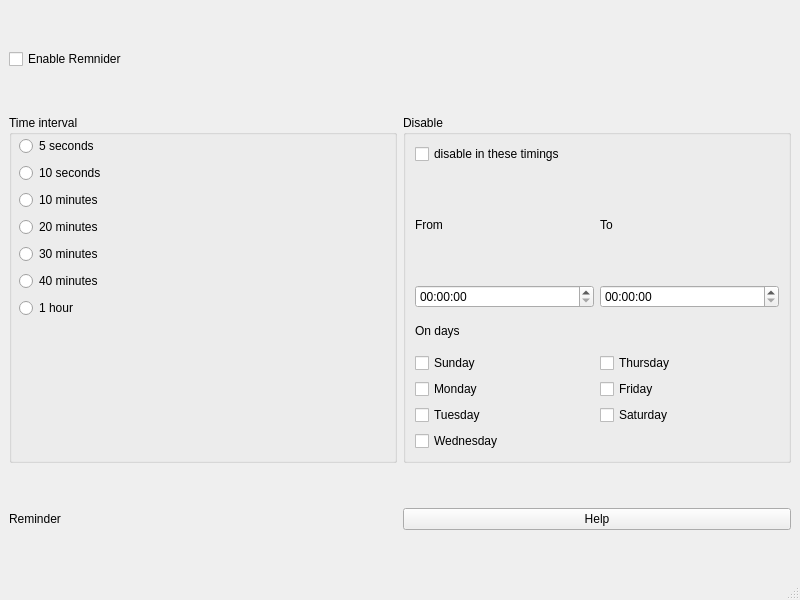
<?xml version="1.0" encoding="UTF-8"?>
<ui version="4.0">
 <class>MainWindow</class>
 <widget class="QMainWindow" name="MainWindow">
  <property name="geometry">
   <rect>
    <x>0</x>
    <y>0</y>
    <width>800</width>
    <height>600</height>
   </rect>
  </property>
  <property name="windowTitle">
   <string>MainWindow</string>
  </property>
  <widget class="QWidget" name="centralwidget">
   <layout class="QGridLayout" name="gridLayout_3">
    <item row="0" column="0">
     <widget class="QCheckBox" name="enableReminder">
      <property name="minimumSize">
       <size>
        <width>200</width>
        <height>100</height>
       </size>
      </property>
      <property name="text">
       <string>Enable Remnider</string>
      </property>
     </widget>
    </item>
    <item row="1" column="0">
     <widget class="QGroupBox" name="groupBox_2">
      <property name="title">
       <string>Time interval</string>
      </property>
      <widget class="QWidget" name="">
       <property name="geometry">
        <rect>
         <x>10</x>
         <y>20</y>
         <width>93</width>
         <height>184</height>
        </rect>
       </property>
       <layout class="QVBoxLayout" name="verticalLayout">
        <item>
         <widget class="QRadioButton" name="s5">
          <property name="text">
           <string>5 seconds</string>
          </property>
         </widget>
        </item>
        <item>
         <widget class="QRadioButton" name="s10">
          <property name="text">
           <string>10 seconds</string>
          </property>
         </widget>
        </item>
        <item>
         <widget class="QRadioButton" name="m10">
          <property name="text">
           <string>10 minutes</string>
          </property>
         </widget>
        </item>
        <item>
         <widget class="QRadioButton" name="m20">
          <property name="text">
           <string>20 minutes</string>
          </property>
         </widget>
        </item>
        <item>
         <widget class="QRadioButton" name="m30">
          <property name="text">
           <string>30 minutes</string>
          </property>
         </widget>
        </item>
        <item>
         <widget class="QRadioButton" name="m40">
          <property name="text">
           <string>40 minutes</string>
          </property>
         </widget>
        </item>
        <item>
         <widget class="QRadioButton" name="h1">
          <property name="text">
           <string>1 hour</string>
          </property>
         </widget>
        </item>
       </layout>
      </widget>
     </widget>
    </item>
    <item row="1" column="1">
     <widget class="QGroupBox" name="groupBox">
      <property name="title">
       <string>Disable</string>
      </property>
      <layout class="QGridLayout" name="gridLayout_2">
       <item row="0" column="0">
        <widget class="QCheckBox" name="disableReminder">
         <property name="text">
          <string>disable in these timings</string>
         </property>
        </widget>
       </item>
       <item row="1" column="0">
        <layout class="QVBoxLayout" name="verticalLayout_2">
         <item>
          <widget class="QLabel" name="label">
           <property name="text">
            <string>From</string>
           </property>
          </widget>
         </item>
         <item>
          <widget class="QTimeEdit" name="timeEdit"/>
         </item>
        </layout>
       </item>
       <item row="1" column="1">
        <layout class="QVBoxLayout" name="verticalLayout_3">
         <item>
          <widget class="QLabel" name="label_2">
           <property name="text">
            <string>To</string>
           </property>
          </widget>
         </item>
         <item>
          <widget class="QTimeEdit" name="timeEdit_2"/>
         </item>
        </layout>
       </item>
       <item row="2" column="0" colspan="2">
        <layout class="QVBoxLayout" name="verticalLayout_4">
         <item>
          <widget class="QLabel" name="label_3">
           <property name="text">
            <string>On days</string>
           </property>
          </widget>
         </item>
         <item>
          <layout class="QGridLayout" name="gridLayout">
           <item row="0" column="0">
            <widget class="QCheckBox" name="checkSunday">
             <property name="text">
              <string>Sunday</string>
             </property>
            </widget>
           </item>
           <item row="0" column="1">
            <widget class="QCheckBox" name="checkThursday">
             <property name="text">
              <string>Thursday</string>
             </property>
            </widget>
           </item>
           <item row="1" column="0">
            <widget class="QCheckBox" name="checkMonday">
             <property name="text">
              <string>Monday</string>
             </property>
            </widget>
           </item>
           <item row="1" column="1">
            <widget class="QCheckBox" name="checkFriday">
             <property name="text">
              <string>Friday</string>
             </property>
            </widget>
           </item>
           <item row="2" column="0">
            <widget class="QCheckBox" name="checkTuesday">
             <property name="text">
              <string>Tuesday</string>
             </property>
            </widget>
           </item>
           <item row="2" column="1">
            <widget class="QCheckBox" name="checkSaturday">
             <property name="text">
              <string>Saturday</string>
             </property>
            </widget>
           </item>
           <item row="3" column="0">
            <widget class="QCheckBox" name="checkWednesday">
             <property name="text">
              <string>Wednesday</string>
             </property>
            </widget>
           </item>
          </layout>
         </item>
        </layout>
       </item>
      </layout>
     </widget>
    </item>
    <item row="3" column="0">
     <widget class="QLabel" name="reminder_label">
      <property name="minimumSize">
       <size>
        <width>200</width>
        <height>100</height>
       </size>
      </property>
      <property name="text">
       <string>Reminder</string>
      </property>
     </widget>
    </item>
    <item row="3" column="1">
     <widget class="QPushButton" name="helpButton">
      <property name="text">
       <string>Help</string>
      </property>
     </widget>
    </item>
   </layout>
  </widget>
  <widget class="QMenuBar" name="menubar">
   <property name="geometry">
    <rect>
     <x>0</x>
     <y>0</y>
     <width>800</width>
     <height>26</height>
    </rect>
   </property>
  </widget>
  <widget class="QStatusBar" name="statusbar"/>
 </widget>
 <resources/>
 <connections/>
</ui>
